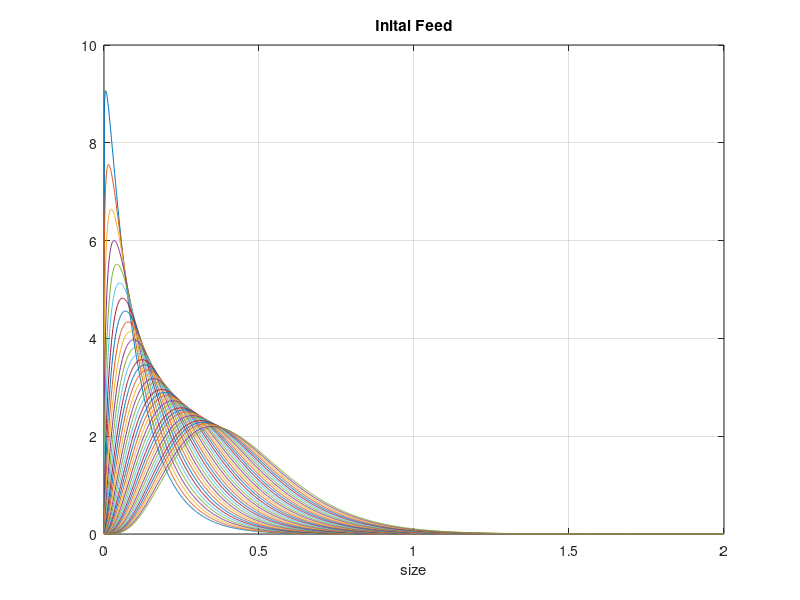

Write MATLAB code to recreate this figure. (Note: this script raises an error after producing the figure.)

s = 0:1:2000;
s= s/1000;

%  n = 40;
%  
%  a = 150;
%  b = 750;
%  
%  h = (b - a)/n;
%  
%  x = a:h:b; % generating mus
%  
%  for i = 1:40
%      mu2(i) = a + h*(i-1);
%      sd2(i) = 30;
%  end

alpha = 1.6614 - 0.7;
beta = 11.0755;



n = 40;
h = 0.1;


 % generating mus 
 for i = 1:n
     mu(i) = alpha + h*i;
     sd(i) = beta;
 end

f = @(x,alpha,beta)  (beta^alpha/gamma(alpha)) * x.^(alpha-1) .* exp(-beta*x);






%f(s(j),mu2(i),sd2(i))
clear Distribution;
for i = 1:n
    for j = 1:length(s)
        Distribution(j,i) = f(s(j),mu(i),sd(i));
    end
end


figure(1);
plot(s,Distribution);
grid on;
title("Inital Feed");
xlabel("size");

temp = 0;
clear Combined2;
for i = 1:length(s);
    temp = 0;
    for j = 1:n
        temp = temp + A1(j,1)*Distribution(i,j);
    end
    Combined2(i) = temp;
end

% pd2 = makedist('Uniform','lower',200,'upper',700); % Uniform distribution with a = -2 and b = 2
% pdf1 = pdf(pd2,s);

%mu = 600;
%sigma = 50;

%pd2 = makedist('normal','mu',mu,'sigma',sigma);
%pdf1 = pdf(pd2,s);


figure(2);
plot(s,Combined2);
grid on;
hold on;
plot(s,piecewiseline2(s));
title(["Output \alpha = " num2str(lambda)]);
xlabel("Particle size (mm)");
ylabel("Frequency (%/mm)");
xlim([-0.1 1]);
hold off;



F = [31.25653595
24.92075163
75.60702614
76.02941176
83.63235294
130.0947712
142.7663399
91.65767974
260.6119281
117.4232026
];


SieveSize = [0.014
0.041
0.053
0.075
0.106
0.150
0.212
0.298
0.421
0.592];


% figure(3);
% scatter(SieveSize,F,"filled");
% legend;
% grid on;
% hold on;
% scatter(SieveSize,Result(:,k),"filled");
% xlabel("Sieve Sizes");
% ylabel("Mass")
% title(["Rate Constant = " num2str(Const(k))]);
% hold off;

% m1 = 350;
% m2 = 450;
% m3 = 600;
% 
% s1 = 43;
% s2 = 63;
% s3 = 50;
% 
% 
% p1 = makedist('normal','mu',m1,'sigma',s1);
% pdfunct1 = pdf(p1,s);
% p2 = makedist('normal','mu',m2,'sigma',s2);
% pdfunct2 = pdf(p2,s);
% p3 = makedist('normal','mu',m3,'sigma',s3);
% pdfunct3 = pdf(p3,s);
% 
% sumpdfs = 1/3*(pdfunct1 + pdfunct2 + pdfunct3);
% 
% figure(3);
% plot(s,Combined2);
% grid on;
% hold on;
% plot(s,sumpdfs,'r-.','LineWidth',2);
% title(["Output alpha = " num2str(alpha)]);
% xlabel("size");
% hold off;
